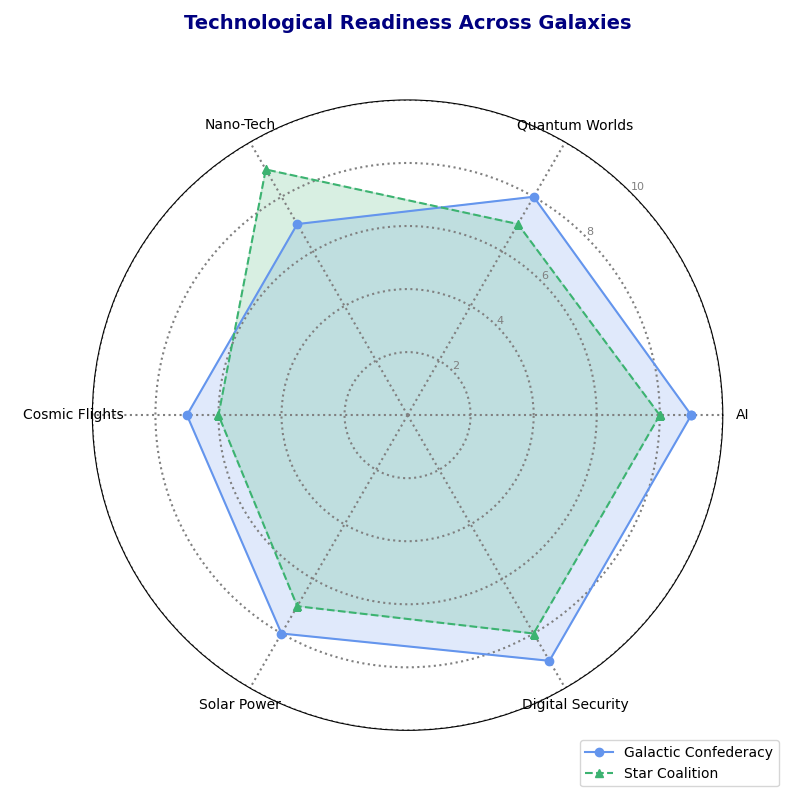

Reproduce this figure in Python.
import numpy as np
import matplotlib.pyplot as plt
from math import pi

domains = [
    'AI', 'Quantum Worlds', 'Nano-Tech',
    'Cosmic Flights', 'Solar Power', 'Digital Security'
]

civilization_1 = [9, 8, 7, 7, 8, 9]  # Galactic Confederacy
civilization_3 = [8, 7, 9, 6, 7, 8]  # Star Coalition

data = np.vstack([civilization_1, civilization_3])
civilizations = ['Galactic Confederacy', 'Star Coalition']
num_domains = len(domains)
angles = np.linspace(0, 2 * np.pi, num_domains, endpoint=False).tolist()

def create_radar_chart(ax, data, categories, labels):
    angles_with_closure = angles + angles[:1]
    marker_types = ['o', '^']
    line_styles = ['-', '--']
    new_colors = ['cornflowerblue', 'mediumseagreen']
    for i, group in enumerate(data):
        values = np.append(group, group[0])
        ax.plot(angles_with_closure, values, linestyle=line_styles[i], marker=marker_types[i], 
                label=labels[i], color=new_colors[i])
        ax.fill(angles_with_closure, values, color=new_colors[i], alpha=0.2)
    plt.xticks(angles, categories, size=10, color='black')
    ax.set_rlabel_position(45)
    plt.yticks([2, 4, 6, 8, 10], ["2", "4", "6", "8", "10"], color="grey", size=8)
    plt.ylim(0, 10)

def main():
    fig, ax = plt.subplots(figsize=(8, 8), subplot_kw=dict(polar=True))
    create_radar_chart(ax, data, domains, civilizations)
    plt.title("Technological Readiness Across Galaxies", 
              size=14, color='navy', y=1.1, fontweight='bold')
    plt.legend(loc='lower right', bbox_to_anchor=(1.1, -0.1))
    ax.grid(color='grey', linestyle=':', linewidth=1.5)
    plt.tight_layout()
    plt.show()

main()
